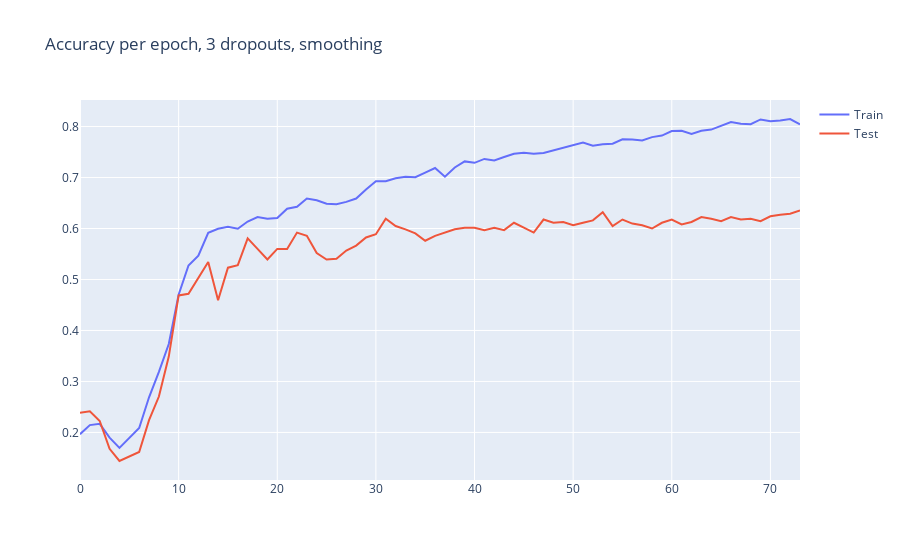

Notebook cell for this chart:
### Code cell
train_trace = go.Scatter(x=np.arange(len(train_acc_1)), y=train_acc_1, name='Train')
test_trace = go.Scatter(x=np.arange(len(test_acc_1)), y=test_acc_1, name='Test')
fig = go.Figure(data=[train_trace, test_trace], layout=go.Layout(title='Accuracy per epoch, 3 dropouts, smoothing'))
iplot(fig)
